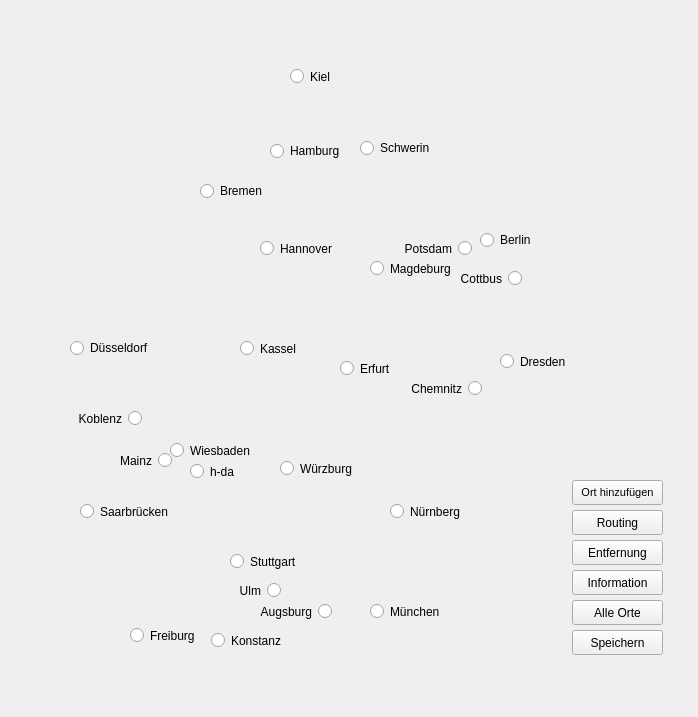
<?xml version="1.0" encoding="UTF-8"?>
<ui version="4.0">
 <class>Navigation</class>
 <widget class="QMainWindow" name="Navigation">
  <property name="geometry">
   <rect>
    <x>0</x>
    <y>0</y>
    <width>698</width>
    <height>717</height>
   </rect>
  </property>
  <property name="windowTitle">
   <string>Navigation</string>
  </property>
  <property name="autoFillBackground">
   <bool>true</bool>
  </property>
  <widget class="QWidget" name="centralwidget">
   <widget class="QLabel" name="label">
    <property name="geometry">
     <rect>
      <x>20</x>
      <y>10</y>
      <width>571</width>
      <height>671</height>
     </rect>
    </property>
    <property name="maximumSize">
     <size>
      <width>16777169</width>
      <height>16777169</height>
     </size>
    </property>
    <property name="font">
     <font>
      <weight>75</weight>
      <bold>true</bold>
     </font>
    </property>
    <property name="frameShape">
     <enum>QFrame::NoFrame</enum>
    </property>
    <property name="frameShadow">
     <enum>QFrame::Sunken</enum>
    </property>
    <property name="text">
     <string/>
    </property>
    <property name="pixmap">
     <pixmap resource="maps.qrc">:/background/866-8664209_leer-deutschland-karte.png</pixmap>
    </property>
    <property name="scaledContents">
     <bool>true</bool>
    </property>
   </widget>
   <widget class="QRadioButton" name="Bremen">
    <property name="geometry">
     <rect>
      <x>200</x>
      <y>181</y>
      <width>71</width>
      <height>20</height>
     </rect>
    </property>
    <property name="font">
     <font>
      <weight>50</weight>
      <bold>false</bold>
     </font>
    </property>
    <property name="text">
     <string>Bremen</string>
    </property>
    <attribute name="buttonGroup">
     <string notr="true">buttonGroup</string>
    </attribute>
   </widget>
   <widget class="QRadioButton" name="hda">
    <property name="geometry">
     <rect>
      <x>190</x>
      <y>460</y>
      <width>91</width>
      <height>23</height>
     </rect>
    </property>
    <property name="font">
     <font>
      <weight>50</weight>
      <bold>false</bold>
     </font>
    </property>
    <property name="text">
     <string>h-da</string>
    </property>
    <property name="autoExclusive">
     <bool>false</bool>
    </property>
    <attribute name="buttonGroup">
     <string notr="true">buttonGroup</string>
    </attribute>
   </widget>
   <widget class="QRadioButton" name="Berlin">
    <property name="geometry">
     <rect>
      <x>480</x>
      <y>230</y>
      <width>71</width>
      <height>20</height>
     </rect>
    </property>
    <property name="font">
     <font>
      <weight>50</weight>
      <bold>false</bold>
     </font>
    </property>
    <property name="text">
     <string>Berlin</string>
    </property>
    <attribute name="buttonGroup">
     <string notr="true">buttonGroup</string>
    </attribute>
   </widget>
   <widget class="QRadioButton" name="Muenchen">
    <property name="geometry">
     <rect>
      <x>370</x>
      <y>600</y>
      <width>81</width>
      <height>23</height>
     </rect>
    </property>
    <property name="font">
     <font>
      <weight>50</weight>
      <bold>false</bold>
     </font>
    </property>
    <property name="text">
     <string>München</string>
    </property>
    <property name="autoExclusive">
     <bool>false</bool>
    </property>
    <attribute name="buttonGroup">
     <string notr="true">buttonGroup</string>
    </attribute>
   </widget>
   <widget class="QRadioButton" name="Stuttgart">
    <property name="geometry">
     <rect>
      <x>230</x>
      <y>550</y>
      <width>71</width>
      <height>23</height>
     </rect>
    </property>
    <property name="font">
     <font>
      <weight>50</weight>
      <bold>false</bold>
     </font>
    </property>
    <property name="text">
     <string>Stuttgart</string>
    </property>
    <property name="autoExclusive">
     <bool>false</bool>
    </property>
    <attribute name="buttonGroup">
     <string notr="true">buttonGroup</string>
    </attribute>
   </widget>
   <widget class="QRadioButton" name="Dresden">
    <property name="geometry">
     <rect>
      <x>500</x>
      <y>350</y>
      <width>71</width>
      <height>23</height>
     </rect>
    </property>
    <property name="font">
     <font>
      <weight>50</weight>
      <bold>false</bold>
     </font>
    </property>
    <property name="text">
     <string>Dresden</string>
    </property>
    <property name="autoRepeat">
     <bool>false</bool>
    </property>
    <property name="autoExclusive">
     <bool>false</bool>
    </property>
    <attribute name="buttonGroup">
     <string notr="true">buttonGroup</string>
    </attribute>
   </widget>
   <widget class="QRadioButton" name="Nuernberg">
    <property name="geometry">
     <rect>
      <x>390</x>
      <y>500</y>
      <width>91</width>
      <height>23</height>
     </rect>
    </property>
    <property name="font">
     <font>
      <weight>50</weight>
      <bold>false</bold>
     </font>
    </property>
    <property name="text">
     <string>Nürnberg</string>
    </property>
    <property name="autoExclusive">
     <bool>false</bool>
    </property>
    <attribute name="buttonGroup">
     <string notr="true">buttonGroup</string>
    </attribute>
   </widget>
   <widget class="QRadioButton" name="Saarbruecken">
    <property name="geometry">
     <rect>
      <x>80</x>
      <y>500</y>
      <width>106</width>
      <height>23</height>
     </rect>
    </property>
    <property name="font">
     <font>
      <weight>50</weight>
      <bold>false</bold>
     </font>
    </property>
    <property name="text">
     <string>Saarbrücken</string>
    </property>
    <property name="autoExclusive">
     <bool>false</bool>
    </property>
    <attribute name="buttonGroup">
     <string notr="true">buttonGroup</string>
    </attribute>
   </widget>
   <widget class="QPushButton" name="entfernung">
    <property name="geometry">
     <rect>
      <x>572</x>
      <y>540</y>
      <width>91</width>
      <height>25</height>
     </rect>
    </property>
    <property name="text">
     <string>Entfernung</string>
    </property>
   </widget>
   <widget class="QPushButton" name="information">
    <property name="geometry">
     <rect>
      <x>572</x>
      <y>570</y>
      <width>91</width>
      <height>25</height>
     </rect>
    </property>
    <property name="text">
     <string>Information</string>
    </property>
   </widget>
   <widget class="QPushButton" name="alle_orte">
    <property name="geometry">
     <rect>
      <x>572</x>
      <y>600</y>
      <width>91</width>
      <height>25</height>
     </rect>
    </property>
    <property name="text">
     <string>Alle Orte</string>
    </property>
   </widget>
   <widget class="QRadioButton" name="Hamburg">
    <property name="geometry">
     <rect>
      <x>270</x>
      <y>141</y>
      <width>82</width>
      <height>20</height>
     </rect>
    </property>
    <property name="font">
     <font>
      <weight>50</weight>
      <bold>false</bold>
     </font>
    </property>
    <property name="text">
     <string>Hamburg</string>
    </property>
    <property name="autoRepeat">
     <bool>false</bool>
    </property>
    <attribute name="buttonGroup">
     <string notr="true">buttonGroup</string>
    </attribute>
   </widget>
   <widget class="QRadioButton" name="Duesseldorf">
    <property name="geometry">
     <rect>
      <x>70</x>
      <y>340</y>
      <width>91</width>
      <height>16</height>
     </rect>
    </property>
    <property name="font">
     <font>
      <weight>50</weight>
      <bold>false</bold>
     </font>
    </property>
    <property name="text">
     <string>Düsseldorf</string>
    </property>
    <attribute name="buttonGroup">
     <string notr="true">buttonGroup</string>
    </attribute>
   </widget>
   <widget class="QRadioButton" name="Wiesbaden">
    <property name="geometry">
     <rect>
      <x>170</x>
      <y>440</y>
      <width>82</width>
      <height>21</height>
     </rect>
    </property>
    <property name="font">
     <font>
      <weight>50</weight>
      <bold>false</bold>
     </font>
    </property>
    <property name="layoutDirection">
     <enum>Qt::LeftToRight</enum>
    </property>
    <property name="text">
     <string>Wiesbaden</string>
    </property>
    <attribute name="buttonGroup">
     <string notr="true">buttonGroup</string>
    </attribute>
   </widget>
   <widget class="QRadioButton" name="Mainz">
    <property name="geometry">
     <rect>
      <x>90</x>
      <y>450</y>
      <width>82</width>
      <height>21</height>
     </rect>
    </property>
    <property name="font">
     <font>
      <weight>50</weight>
      <bold>false</bold>
     </font>
    </property>
    <property name="layoutDirection">
     <enum>Qt::RightToLeft</enum>
    </property>
    <property name="text">
     <string>Mainz</string>
    </property>
    <attribute name="buttonGroup">
     <string notr="true">buttonGroup</string>
    </attribute>
   </widget>
   <widget class="QRadioButton" name="Erfurt">
    <property name="geometry">
     <rect>
      <x>340</x>
      <y>360</y>
      <width>82</width>
      <height>17</height>
     </rect>
    </property>
    <property name="font">
     <font>
      <weight>50</weight>
      <bold>false</bold>
     </font>
    </property>
    <property name="text">
     <string>Erfurt</string>
    </property>
    <attribute name="buttonGroup">
     <string notr="true">buttonGroup</string>
    </attribute>
   </widget>
   <widget class="QRadioButton" name="Magdeburg">
    <property name="geometry">
     <rect>
      <x>370</x>
      <y>260</y>
      <width>82</width>
      <height>17</height>
     </rect>
    </property>
    <property name="font">
     <font>
      <weight>50</weight>
      <bold>false</bold>
     </font>
    </property>
    <property name="text">
     <string>Magdeburg</string>
    </property>
    <property name="autoExclusive">
     <bool>true</bool>
    </property>
    <attribute name="buttonGroup">
     <string notr="true">buttonGroup</string>
    </attribute>
   </widget>
   <widget class="QRadioButton" name="Hannover">
    <property name="geometry">
     <rect>
      <x>260</x>
      <y>240</y>
      <width>82</width>
      <height>17</height>
     </rect>
    </property>
    <property name="font">
     <font>
      <weight>50</weight>
      <bold>false</bold>
     </font>
    </property>
    <property name="layoutDirection">
     <enum>Qt::LeftToRight</enum>
    </property>
    <property name="text">
     <string>Hannover</string>
    </property>
    <property name="autoExclusive">
     <bool>true</bool>
    </property>
    <attribute name="buttonGroup">
     <string notr="true">buttonGroup</string>
    </attribute>
   </widget>
   <widget class="QRadioButton" name="Potsdam">
    <property name="geometry">
     <rect>
      <x>390</x>
      <y>240</y>
      <width>82</width>
      <height>17</height>
     </rect>
    </property>
    <property name="font">
     <font>
      <weight>50</weight>
      <bold>false</bold>
     </font>
    </property>
    <property name="layoutDirection">
     <enum>Qt::RightToLeft</enum>
    </property>
    <property name="text">
     <string>Potsdam</string>
    </property>
    <property name="autoExclusive">
     <bool>true</bool>
    </property>
    <attribute name="buttonGroup">
     <string notr="true">buttonGroup</string>
    </attribute>
   </widget>
   <widget class="QRadioButton" name="Kiel">
    <property name="geometry">
     <rect>
      <x>290</x>
      <y>66</y>
      <width>82</width>
      <height>21</height>
     </rect>
    </property>
    <property name="font">
     <font>
      <weight>50</weight>
      <bold>false</bold>
     </font>
    </property>
    <property name="text">
     <string>Kiel</string>
    </property>
    <attribute name="buttonGroup">
     <string notr="true">buttonGroup</string>
    </attribute>
   </widget>
   <widget class="QRadioButton" name="Schwerin">
    <property name="enabled">
     <bool>true</bool>
    </property>
    <property name="geometry">
     <rect>
      <x>360</x>
      <y>140</y>
      <width>81</width>
      <height>16</height>
     </rect>
    </property>
    <property name="font">
     <font>
      <weight>50</weight>
      <bold>false</bold>
     </font>
    </property>
    <property name="text">
     <string>Schwerin</string>
    </property>
    <property name="checkable">
     <bool>true</bool>
    </property>
    <property name="autoRepeat">
     <bool>false</bool>
    </property>
    <attribute name="buttonGroup">
     <string notr="true">buttonGroup</string>
    </attribute>
   </widget>
   <widget class="QPushButton" name="speichern">
    <property name="geometry">
     <rect>
      <x>572</x>
      <y>630</y>
      <width>91</width>
      <height>25</height>
     </rect>
    </property>
    <property name="text">
     <string>Speichern</string>
    </property>
   </widget>
   <widget class="QRadioButton" name="Cottbus">
    <property name="geometry">
     <rect>
      <x>440</x>
      <y>270</y>
      <width>82</width>
      <height>17</height>
     </rect>
    </property>
    <property name="font">
     <font>
      <weight>50</weight>
      <bold>false</bold>
     </font>
    </property>
    <property name="layoutDirection">
     <enum>Qt::RightToLeft</enum>
    </property>
    <property name="text">
     <string>Cottbus</string>
    </property>
    <attribute name="buttonGroup">
     <string notr="true">buttonGroup</string>
    </attribute>
   </widget>
   <widget class="QRadioButton" name="Kassel">
    <property name="geometry">
     <rect>
      <x>240</x>
      <y>340</y>
      <width>82</width>
      <height>17</height>
     </rect>
    </property>
    <property name="sizePolicy">
     <sizepolicy hsizetype="Minimum" vsizetype="Fixed">
      <horstretch>0</horstretch>
      <verstretch>0</verstretch>
     </sizepolicy>
    </property>
    <property name="font">
     <font>
      <weight>50</weight>
      <bold>false</bold>
     </font>
    </property>
    <property name="text">
     <string>Kassel</string>
    </property>
    <attribute name="buttonGroup">
     <string notr="true">buttonGroup</string>
    </attribute>
   </widget>
   <widget class="QRadioButton" name="Chemnitz">
    <property name="geometry">
     <rect>
      <x>400</x>
      <y>380</y>
      <width>82</width>
      <height>17</height>
     </rect>
    </property>
    <property name="font">
     <font>
      <weight>50</weight>
      <bold>false</bold>
     </font>
    </property>
    <property name="layoutDirection">
     <enum>Qt::RightToLeft</enum>
    </property>
    <property name="text">
     <string>Chemnitz</string>
    </property>
    <attribute name="buttonGroup">
     <string notr="true">buttonGroup</string>
    </attribute>
   </widget>
   <widget class="QRadioButton" name="Koblenz">
    <property name="geometry">
     <rect>
      <x>60</x>
      <y>410</y>
      <width>82</width>
      <height>17</height>
     </rect>
    </property>
    <property name="font">
     <font>
      <weight>50</weight>
      <bold>false</bold>
     </font>
    </property>
    <property name="layoutDirection">
     <enum>Qt::RightToLeft</enum>
    </property>
    <property name="text">
     <string>Koblenz</string>
    </property>
    <attribute name="buttonGroup">
     <string notr="true">buttonGroup</string>
    </attribute>
   </widget>
   <widget class="QRadioButton" name="Wuerzburg">
    <property name="geometry">
     <rect>
      <x>280</x>
      <y>460</y>
      <width>82</width>
      <height>17</height>
     </rect>
    </property>
    <property name="font">
     <font>
      <weight>50</weight>
      <bold>false</bold>
     </font>
    </property>
    <property name="text">
     <string>Würzburg</string>
    </property>
    <attribute name="buttonGroup">
     <string notr="true">buttonGroup</string>
    </attribute>
   </widget>
   <widget class="QRadioButton" name="Ulm">
    <property name="geometry">
     <rect>
      <x>210</x>
      <y>580</y>
      <width>71</width>
      <height>21</height>
     </rect>
    </property>
    <property name="font">
     <font>
      <weight>50</weight>
      <bold>false</bold>
     </font>
    </property>
    <property name="layoutDirection">
     <enum>Qt::RightToLeft</enum>
    </property>
    <property name="text">
     <string>Ulm</string>
    </property>
    <attribute name="buttonGroup">
     <string notr="true">buttonGroup</string>
    </attribute>
   </widget>
   <widget class="QRadioButton" name="Augsburg">
    <property name="geometry">
     <rect>
      <x>250</x>
      <y>596</y>
      <width>82</width>
      <height>31</height>
     </rect>
    </property>
    <property name="font">
     <font>
      <weight>50</weight>
      <bold>false</bold>
     </font>
    </property>
    <property name="layoutDirection">
     <enum>Qt::RightToLeft</enum>
    </property>
    <property name="text">
     <string>Augsburg</string>
    </property>
    <attribute name="buttonGroup">
     <string notr="true">buttonGroup</string>
    </attribute>
   </widget>
   <widget class="QRadioButton" name="Konstanz">
    <property name="geometry">
     <rect>
      <x>211</x>
      <y>630</y>
      <width>81</width>
      <height>21</height>
     </rect>
    </property>
    <property name="font">
     <font>
      <weight>50</weight>
      <bold>false</bold>
     </font>
    </property>
    <property name="text">
     <string>Konstanz</string>
    </property>
    <attribute name="buttonGroup">
     <string notr="true">buttonGroup</string>
    </attribute>
   </widget>
   <widget class="QRadioButton" name="Freiburg">
    <property name="geometry">
     <rect>
      <x>130</x>
      <y>625</y>
      <width>71</width>
      <height>21</height>
     </rect>
    </property>
    <property name="font">
     <font>
      <weight>50</weight>
      <bold>false</bold>
     </font>
    </property>
    <property name="text">
     <string>Freiburg</string>
    </property>
    <attribute name="buttonGroup">
     <string notr="true">buttonGroup</string>
    </attribute>
   </widget>
   <widget class="QPushButton" name="routing">
    <property name="geometry">
     <rect>
      <x>572</x>
      <y>510</y>
      <width>91</width>
      <height>25</height>
     </rect>
    </property>
    <property name="text">
     <string>Routing</string>
    </property>
   </widget>
   <widget class="QPushButton" name="hinzufuegen">
    <property name="geometry">
     <rect>
      <x>572</x>
      <y>480</y>
      <width>91</width>
      <height>25</height>
     </rect>
    </property>
    <property name="font">
     <font>
      <pointsize>8</pointsize>
     </font>
    </property>
    <property name="text">
     <string>Ort hinzufügen</string>
    </property>
   </widget>
  </widget>
  <widget class="QMenuBar" name="menubar">
   <property name="geometry">
    <rect>
     <x>0</x>
     <y>0</y>
     <width>698</width>
     <height>21</height>
    </rect>
   </property>
  </widget>
 </widget>
 <resources>
  <include location="maps.qrc"/>
 </resources>
 <connections/>
 <buttongroups>
  <buttongroup name="buttonGroup"/>
 </buttongroups>
</ui>
